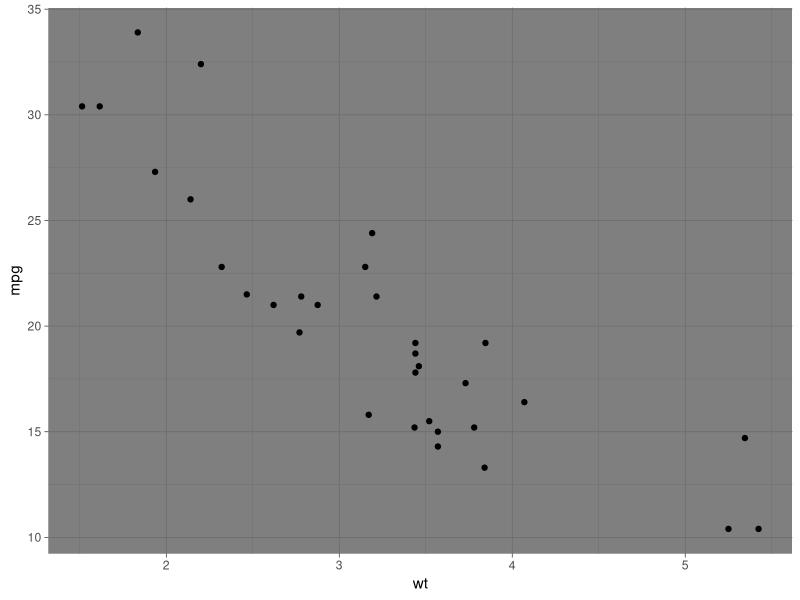

The R script that drew this image:
library(ggplot2)

#Sets the theme for all the plots
#theme_set(theme_minimal())
pl <- ggplot(mtcars,aes(x = wt,y = mpg)) + geom_point()

pl1 <- pl + theme_dark()

pl1